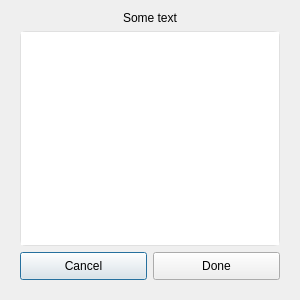
<?xml version="1.0" encoding="UTF-8"?>
<ui version="4.0">
 <class>MultiSelectDialog</class>
 <widget class="QDialog" name="MultiSelectDialog">
  <property name="geometry">
   <rect>
    <x>0</x>
    <y>0</y>
    <width>300</width>
    <height>300</height>
   </rect>
  </property>
  <property name="sizePolicy">
   <sizepolicy hsizetype="Preferred" vsizetype="Preferred">
    <horstretch>0</horstretch>
    <verstretch>0</verstretch>
   </sizepolicy>
  </property>
  <property name="windowTitle">
   <string>MultiSelectDialog</string>
  </property>
  <layout class="QVBoxLayout" name="verticalLayout">
   <item>
    <widget class="QWidget" name="container" native="true">
     <layout class="QVBoxLayout" name="verticalLayout_2">
      <property name="topMargin">
       <number>0</number>
      </property>
      <item>
       <widget class="QLabel" name="title">
        <property name="styleSheet">
         <string notr="true">font: 600 14pt &quot;Segoe UI&quot;;</string>
        </property>
        <property name="text">
         <string>Some text</string>
        </property>
        <property name="alignment">
         <set>Qt::AlignmentFlag::AlignCenter</set>
        </property>
       </widget>
      </item>
      <item>
       <widget class="QListView" name="list">
        <property name="styleSheet">
         <string notr="true">border: 1px solid #e0e0e0;
border-radius: 6px</string>
        </property>
       </widget>
      </item>
      <item>
       <layout class="QHBoxLayout" name="horizontalLayout">
        <item>
         <widget class="QPushButton" name="cancel">
          <property name="styleSheet">
           <string notr="true">padding: 6px 6px</string>
          </property>
          <property name="text">
           <string>Cancel</string>
          </property>
         </widget>
        </item>
        <item>
         <widget class="QPushButton" name="done">
          <property name="styleSheet">
           <string notr="true">padding: 6px 6px</string>
          </property>
          <property name="text">
           <string>Done</string>
          </property>
         </widget>
        </item>
       </layout>
      </item>
     </layout>
    </widget>
   </item>
  </layout>
 </widget>
 <resources/>
 <connections/>
</ui>
